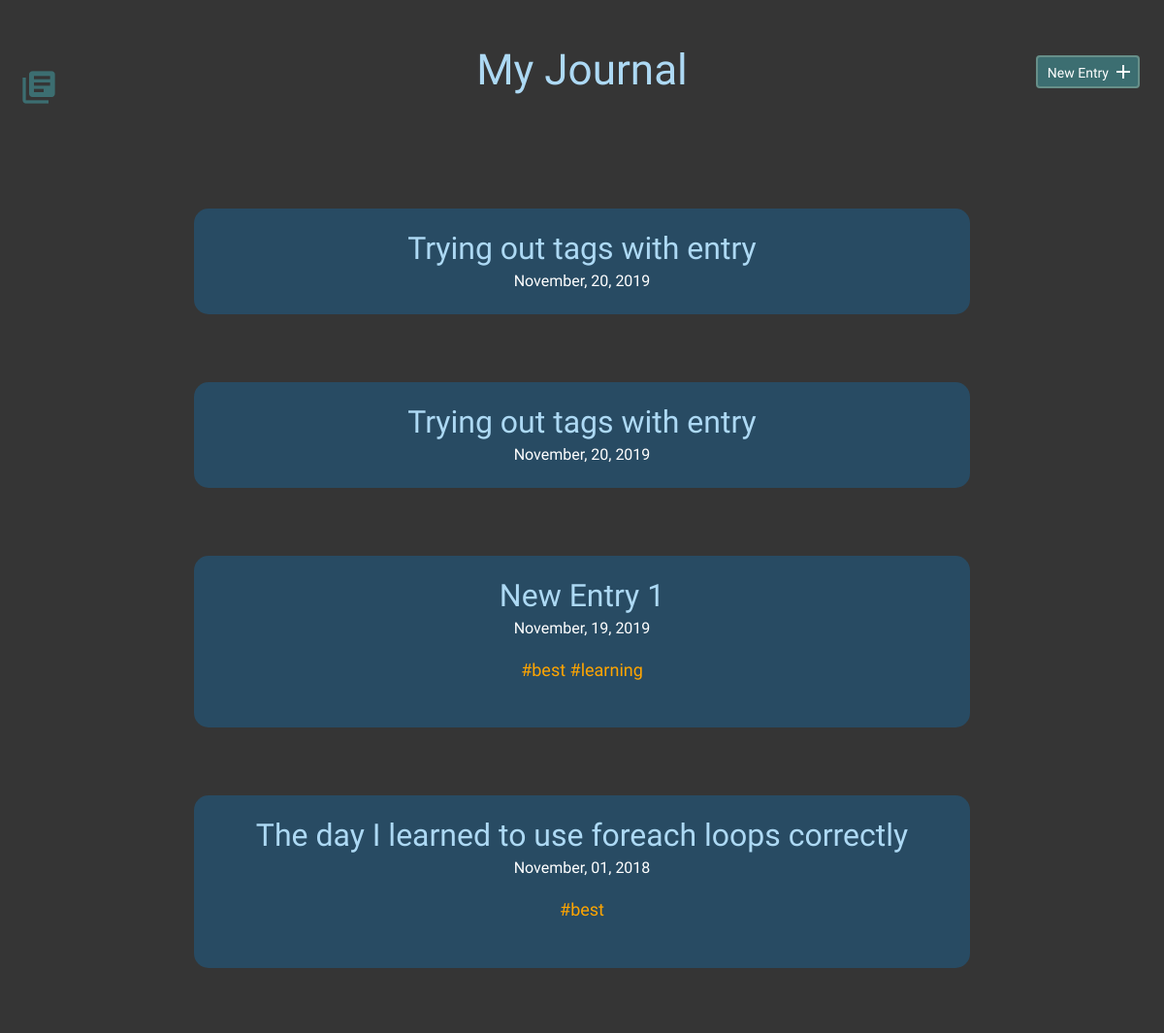
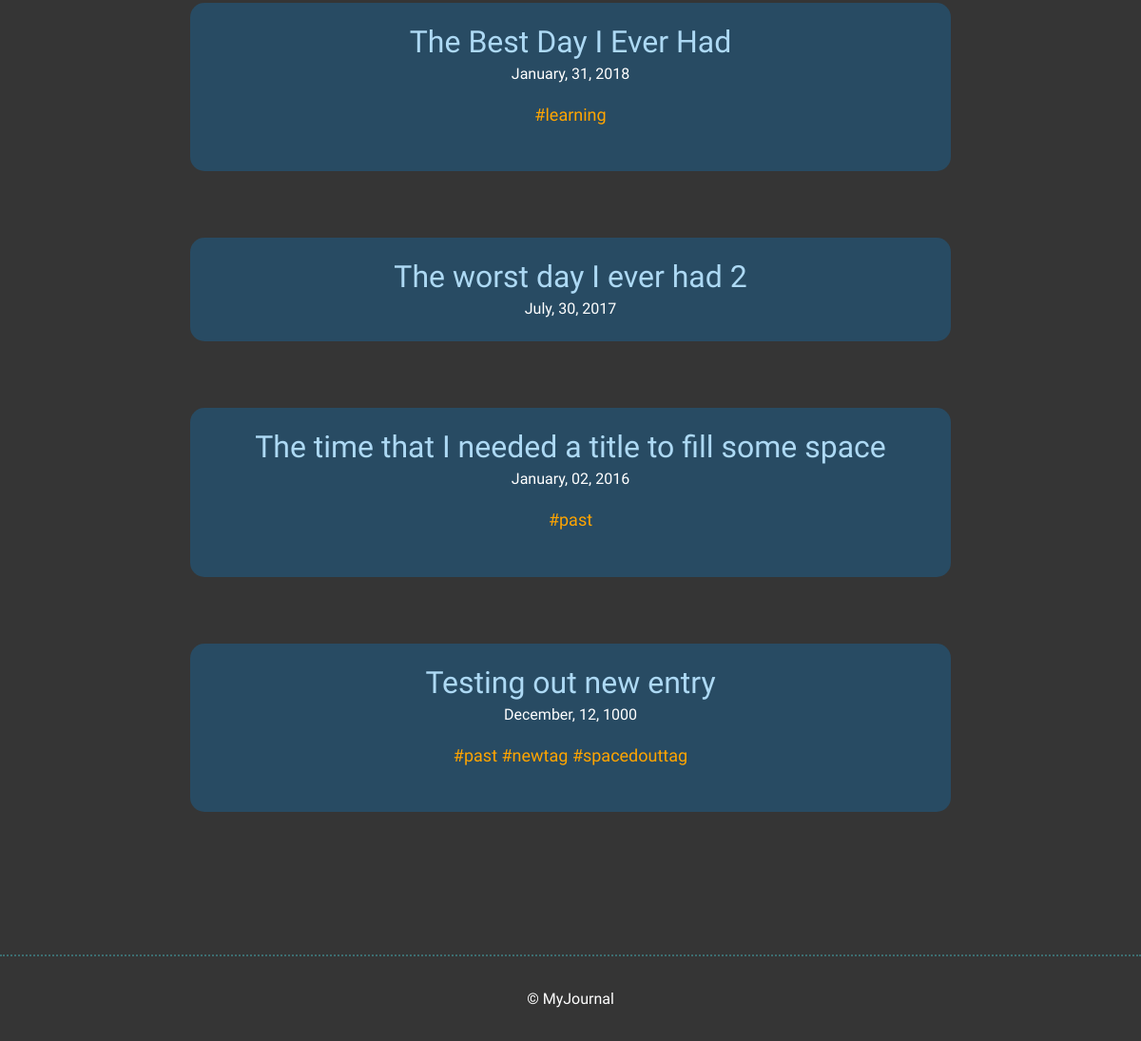
The page / on the database its author committed (2 pictures, top to bottom).
### tables this page shows
CREATE TABLE "entries" (
	`id`	INTEGER,
	`title`	TEXT,
	`date`	TEXT,
	`time_spent`	INTEGER,
	`learned`	BLOB,
	`resources`	BLOB,
	PRIMARY KEY(`id`)
);

### inc/functions.php (called while the page is built, shortened)
<?php
function get_entry(){
    include ("connection.php");
    try {
        $sql = "SELECT * FROM entries ORDER BY date DESC";
        $stmt = $db->prepare($sql);
        $stmt->execute();
        $results = $stmt->fetchAll(PDO::FETCH_ASSOC);
        return $results;
    } catch (Exception $e) {
        echo "Unable to query DB" . $e->getMessage();
        die();
    }
}
function get_tags_by_entry_id($entries_id){
    include ("connection.php");
    try {
    $sql = "SELECT tags.id, tags.tags FROM tags JOIN entry_tags ON tags.id = entry_tags.tag_id WHERE entry_tags.entry_id = :entries_id";
    $stmt = $db->prepare($sql);
    $stmt->bindParam(':entries_id',$entries_id,PDO::PARAM_INT);
    $stmt->execute();
    $results = $stmt->fetchAll(PDO::FETCH_ASSOC);
    if(!empty($results)) {
        return $results;
    } else {
        return false;
    }
} catch (Exception $e) {
    echo "Unable to query DB" . $e->getMessage();
    die();
}
}
?>

### index.php (the view, shortened to what this page needs)
<?php include ("inc/header.php"); ?>
        <section>
            <div class="container">
                <div class="entry-list">
                    <?php
                    if(isset($sortTag)){
                        $entries = sort_by_tags($sortTag);
                        foreach($entries AS $entry) {
                            echo "<article>
                            <h2><a href=\"detail.php?id=". $entry['id'] . "\">" .$entry['title']. "</a></h2>
                            <time datetime=\"" . $entry['date'] . "\">" . date('F, d, Y', strtotime($entry['date'])) . "</time>";
                            $tags = get_tags_by_entry_id($entry['entry_id']);
                            if($tags == true){
                                echo "<p>";
                                $tags = array_column($tags, "tags");
                                foreach($tags as $tag){
                                    echo "<a class='taglink' href=index.php?tag=".$tag. ">#" . $tag . "</a> ";
                                }
                                echo "</p>";
                            }
                             echo "</article>";
                        }
                    } else {
                        $entries = get_entry();
                        foreach ($entries as $entry) {
                            echo '<article>
                        <h2><a href="detail.php?id='.$entry['id'].'">'.$entry['title'].'</a></h2>
                        <time datetime="'.$entry['date'].'">'.date('F, d, Y', strtotime($entry['date'])).'</time>';
                            $tags = get_tags_by_entry_id($entry['id']);
                            if (true == $tags) {
                                echo '<p>';
                                $tags = array_column($tags, 'tags');
                                foreach ($tags as $tag) {
                                    echo "<a class='taglink' href=index.php?tag=".$tag. ">#" . $tag . "</a> ";
                                }
                                echo '</p>';
                            }
                            echo '</article>';
                        }
                    }
                    ?>
                </div>
            </div>
        </section>
<?php include ("inc/footer.php"); ?>

### inc/header.php (shortened to what this page needs)
<?php include ("functions.php"); ?>
<!DOCTYPE html>
<html>
    <head>
        <link rel="stylesheet" href="css/normalize.css">
        <link rel="stylesheet" href="css/site.css">
    </head>
    <body>
        <header>
            <div class="container">
                <div class="site-header">
                    <a class="logo" href="index.php"><i class="material-icons">library_books</i></a>
                    <span class="title"><h1> My Journal</h1></span>
                    <a class="button icon-right" href="new.php"><span>New Entry</span> <i class="material-icons">add</i></a>
                </div>
            </div>
        </header>

### inc/footer.php
<footer>
            <div>
                &copy; MyJournal
            </div>
        </footer>
    </body>
</html>

### css/site.css (style rules this page uses)
body { font-size: 16px; background-color: #353535; color: #FFFFFF; font-family: 'Cousine', serif; font-weight: 400; }
.container { margin: 0 auto; padding: 0 25px; }
.title { display:block; margin: 50px auto; width: 33%; text-align:center; display:block; }
header .site-header { margin: 0 auto; height: 95px; }
header .logo i { color: #3C6E71; margin: 20px 0 0 -5px; float: left; font-size: 40px; }
header .button { float: right; margin: 33px 0 0 0; }
footer { text-align: center; padding: 35px 0; border-top: 2px dotted #3C6E71; }
.button { padding: 8px 10px 6px 10px; background: #3C6E71; border: 2px solid #678f89; border-radius: 4px; text-decoration: none; color: #FFF; position: relative; text-align: center; font-size: 14px; margin-bottom: 15px; }
.button.icon-right { padding-right: 30px; top: -120px; display:block; }
.button.icon-right i { position: absolute; top: 3px; right: 3px; }
h1, h2, h3 { margin: 0; font-weight: 400; line-height: 1em; color: #ADD9F4; }
h1 { font-size: 44px; margin-bottom: 12px; }
h2 { font-size: 32px; }
h2 a { text-decoration: none; color: #ADD9F4; }
p { line-height: 1.8em; font-size: 18px; }
p a { border-bottom: 2px solid #468C98; padding: 0; color: #468C98; text-decoration: none; }
article { background-color: #284B63; padding: 25px 0; border-radius: 15px; }
.entry-list, .edit-entry, .new-entry { max-width: 800px; margin: 0 auto; padding: 70px 0 150px 0; }
.entry-list article { margin-bottom: 70px; text-align: center; }
.entry-list article:last-child { margin-bottom: 0; }
.entry-list article h2 { margin-bottom: 8px; }
.taglink:link, .taglink:visited, .taglink:hover,.taglink:active { color: orange; border-bottom: none; }

### rows shown on the page
entries: title "Trying out tags with entry", date "November, 20, 2019"
entries: title "Trying out tags with entry", date "November, 20, 2019"
entries: title "New Entry 1", date "November, 19, 2019", tag "best", tag "learning"
entries: title "The day I learned to use foreach loops correctly", date "November, 01, 2018", tag "best"
entries: title "The Best Day I Ever Had", date "January, 31, 2018", tag "learning"
entries: title "The worst day I ever had 2", date "July, 30, 2017"
entries: title "The time that I needed a title to fill some space", date "January, 02, 2016", tag "past"
entries: title "Testing out new entry", date "December, 12, 1000", tag "past", tag "newtag", tag "spacedouttag"
